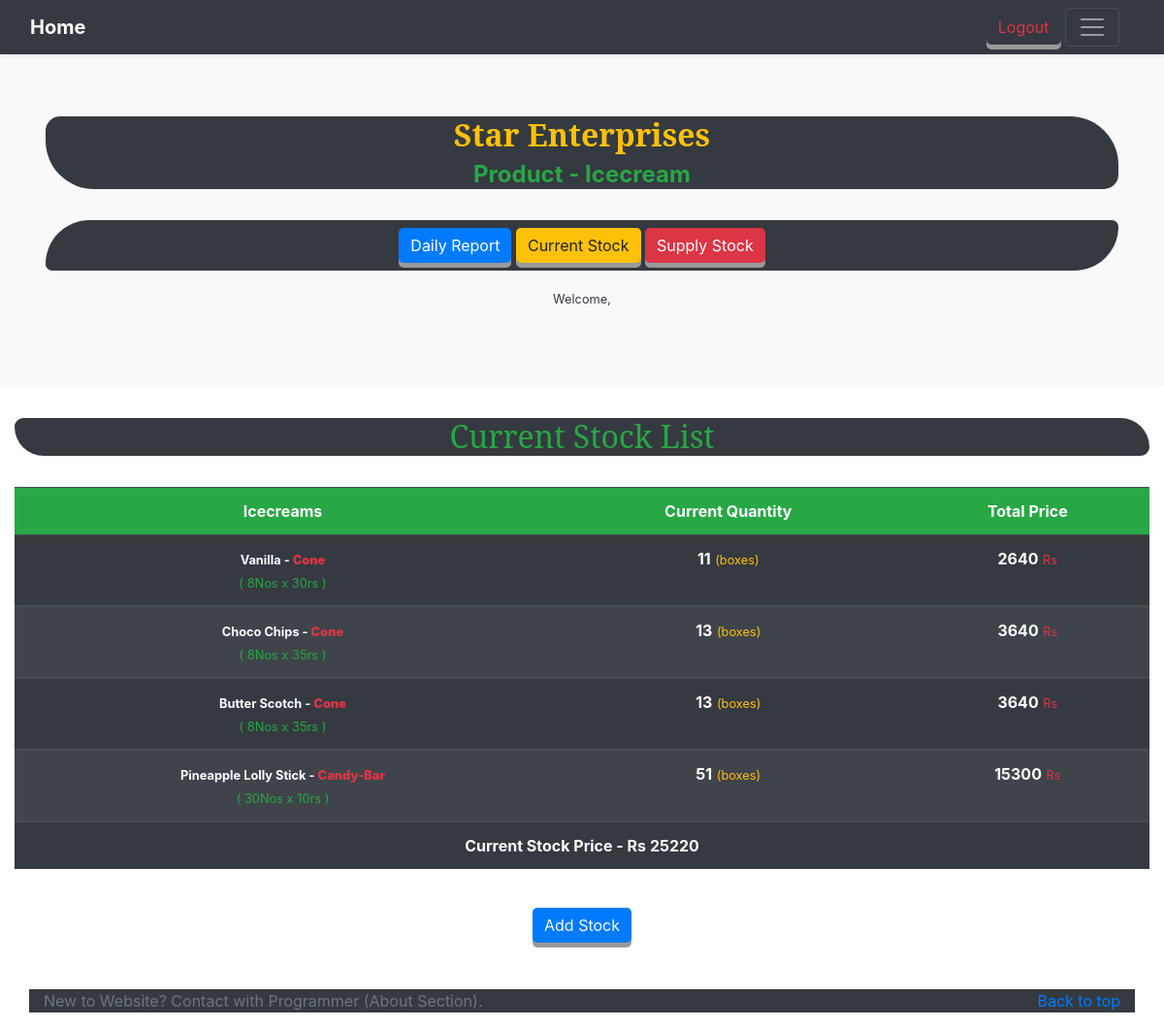
The page /current_stock/ (signed in) on the database as committed earlier.
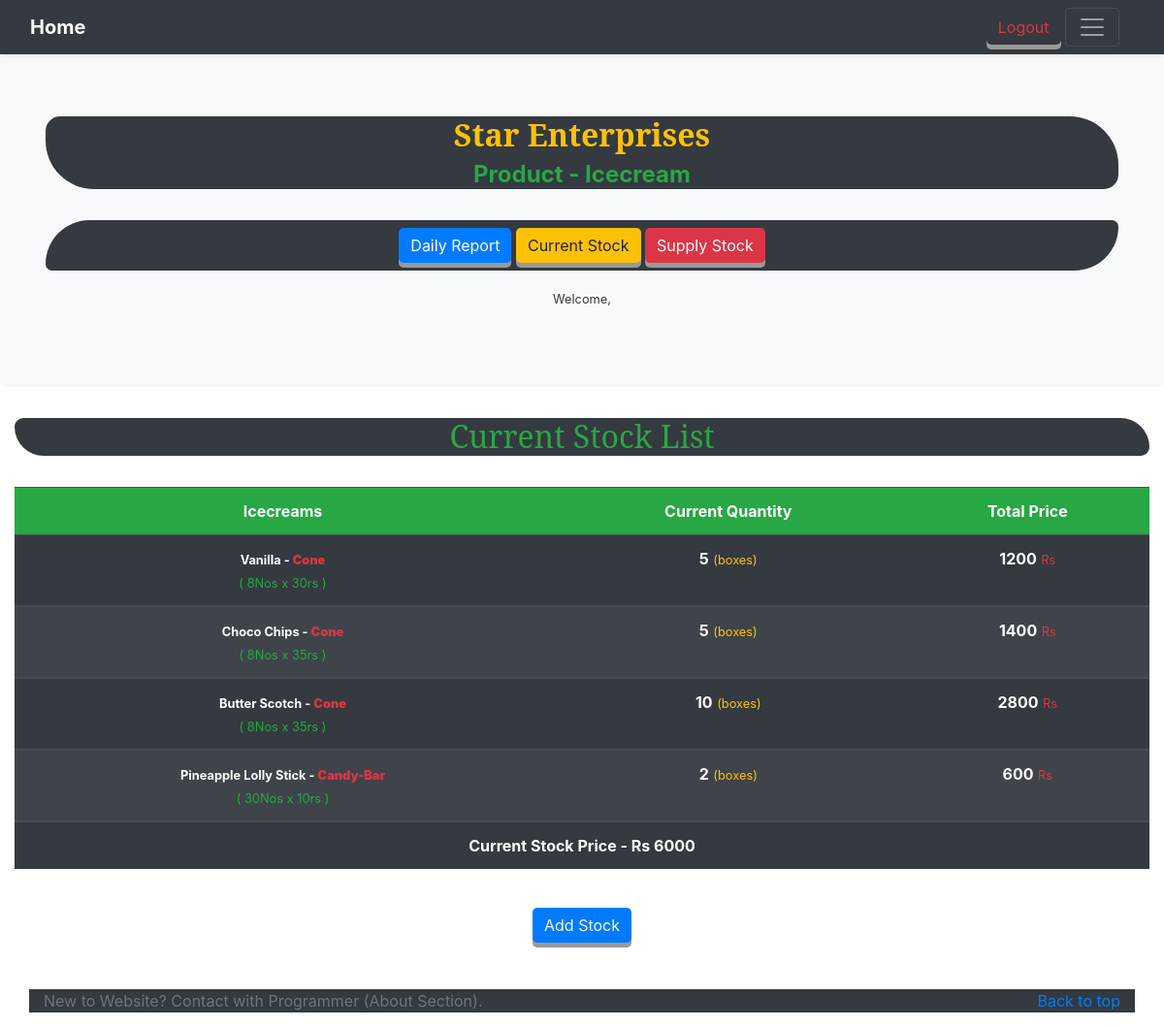
The same page on the database as committed later.
### stock_app/models.py (models this page shows, shortened)
class Total( models.Model ):
    icecream       = models.OneToOneField( Icecream, on_delete=models.PROTECT )
    total_boxes    = models.PositiveSmallIntegerField( default=0 )
    class Meta:
        verbose_name        = 'Total Stock'
        verbose_name_plural = 'Total Stocks'
    @property
    def current_boxes_price( self ):
        return self.icecream.per_box_price * self.total_boxes

class Icecream( models.Model ):
    CATEGORIES = (
                   ('Cup',  'Cup Type'),
                   ('Cone', 'Cone Type'),
                   ('Candy-Bar', 'Candy Bar Type'),
                   ('Choco-Bar', 'Choco Bar Type'),
                 )
    flavour_name    = models.CharField( max_length=30 )
    per_piece_price = models.PositiveSmallIntegerField()
    per_box_pieces  = models.PositiveSmallIntegerField()
    category        = models.CharField( choices=CATEGORIES, max_length=15 )
    @property
    def per_box_price( self ):
        return self.per_piece_price * self.per_box_pieces

### stock_app/views.py (the view)
# urls.py: path('current_stock/', CurrentStockView.as_view(), name='current_stock' )
class CurrentStockView( LoginRequiredMixin, ListView ):
    model               = Total
    template_name       = 'current_stock_list.html'
    context_object_name = 'current_stock_list'
    _total = None
    def get_queryset( self ):
        self._total = Total.objects.filter( total_boxes__gt=0 )
        return self._total
    def get_context_data( self,**kwargs ):
        context               = super( CurrentStockView, self )\
                                     .get_context_data( **kwargs )
        context['current_stock_total_price'] = sum([
                                            x.current_boxes_price
                                            for x in self._total
                                          ])
        return context

### stock_app/templates/current_stock_list.html (shortened to what this page needs)
{% extends 'base_template.html' %}
{% block body_head %}
  <h2 class='divBg text-success bg-dark'>Current Stock List</h2>
  {% if messages %}
    <br>
    <div class="container text-center messages bg-success">
        {% for message in messages %}
          <b class="text-white">{{ message }}</b>
        {% endfor %}
    </div>
    <br>
  {% else %}
    <br>
  {% endif %}
  <div class='table-responsive'>
    <table class='table table-striped table-dark'>
      {% if current_stock_list %}
        <tr class='bg-success text-white'>
          <th style='padding-left:50px;
                     padding-right:50px;
                     vertical-align:middle'>
             Icecreams
           </th>
          <th>Current Quantity</th>
          <th>Total Price</th>
        </tr>
        {% for current_stock in current_stock_list reversed %}
          <tr>
            <td>
              <small>
                <b>
                  {{ current_stock.icecream.flavour_name }} -
                  <b class='text-danger'>
                    {{ current_stock.icecream.category }}
                  </b>
                </b>
              </small>
              <br>
              <small class='text-success'>
                ( {{ current_stock.icecream.per_box_pieces }}Nos x
                  {{ current_stock.icecream.per_piece_price }}rs )
              </small>
            </td>
            <td>
              <b>{{ current_stock.total_boxes }}</b>
              <small class='text-warning'>(boxes)</small>
            </td>
            <td>
              <b>{{ current_stock.current_boxes_price }}</b>
              <small class='text-danger'>Rs</small>
            </td>
          </tr>
        {% endfor %}
        <tr class='bg-dark'>
          <th colspan='3'>
            Current Stock Price - Rs {{ current_stock_total_price }}
          </th>
        </tr>
      {% else %}
        <div class='container text-center'>
          <br><br><br>
            <h1 class='text-danger'>No Current Stock Left</h1>
          <br><br><br>
        </div>
      {% endif %}
    </table>
  </div>
  <div class='text-center'>
    <br>
    <a href="{% url 'stock_create' %}#mainDiv"
       class='btn btn-primary text-light'>Add Stock
    </a>
    <br>
    <br>
  </div>
{% endblock body_head %}

### templates/base_template.html (shortened to what this page needs)
<!DOCTYPE html>
<html>
  <head>
      {% load static %}
      <link rel="stylesheet" href="https://maxcdn.bootstrapcdn.com/bootstrap/4.5.2/css/bootstrap.min.css">
  </head>
  <body>
    <header>
      <div class="navbar navbar-dark bg-dark shadow-sm">
        <div class="container-fluid d-flex justify-content-between">
          <strong>
            <a class="navbar-brand d-flex align-items-center"
               href="{% url 'entry_list' %}">
              Home
            </a>
          </strong>
          <div class="col-4 d-flex justify-content-end align-items-center">
			{% if user.is_authenticated %}
            <a class="btn btn-outline-danger align-items-center"
               href="{% url 'logout' %}">
                Logout
            </a> &nbsp;
            {% else %}
            <a class="btn btn-outline-light align-items-center"
               href="{% url 'login'%}">
                Login
              </a> &nbsp;
			{% endif %}
            <button class="navbar-toggler collapsed" type="button" data-toggle="collapse" data-target="#navbarHeader" aria-controls="navbarHeader" aria-expanded="false" aria-label="Toggle navigation">
              <span class="navbar-toggler-icon"></span>
            </button>
          </div>
        </div>
      </div>
    </header>
    <main role='main'>
      <section class="jumbotron text-center bg-light">
          <div class="container-fluid">
            <div class='text-white bg-dark'
                 style='border-radius:15px 50px'>
              <h2>
                <b class='text-warning'>Star Enterprises</b>
              </h2>
              <h4 class='text-success'>
                <b>Product - Icecream</b>
              </h4>
            </div>
            <br>
            <p class='bg-dark'
               style='border-radius:75px 11px'>
              <a href="{% url 'entry_list' %}#mainDiv"
                 class="btn btn-primary my-2">
                Daily Report
              </a>
              <a href="{% url 'current_stock' %}#mainDiv"
                 class="btn btn-warning my-2">
                Current Stock
              </a>
              <a href="{% url 'supply_app:choose_customer_record' %}#mainDiv"
                 class="btn btn-danger my-2">
                Supply Stock
              </a>
            </p>
            <p>
              {% if user.is_authenticated %}
                <small class="text text-dark">
                  Welcome,
                </small>
              {% else %}
                <small class="text text-dark">Welcome</small>
              {% endif %}
            </p>
          </div>
      </section>
    </main>
    <div class="text-center" id='mainDiv'>
      <div class='container-fluid text-center'>
        {% block body_head %}
        {% endblock body_head %}
      </div>
    </div>
    <br>
    <footer class="text-muted">
      <div class="container bg-dark">
        <p class="float-right">
          <a href="#">Back to top</a>
        </p>
        <p>New to Website? Contact with Programmer (About Section).</p>
      </div>
    </footer>
  </body>
</html>

Rows that differ between the two databases and show on the page:
changed Total "Vanilla": total_boxes "11" → "5"; current_boxes_price "2640" → "1200"
changed Total "Choco Chips": total_boxes "13" → "5"; current_boxes_price "3640" → "1400"
changed Total "Butter Scotch": total_boxes "13" → "10"; current_boxes_price "3640" → "2800"
changed Total "Pineapple Lolly Stick": total_boxes "51" → "2"; current_boxes_price "15300" → "600"
Other text that changed with them:
{{ current_stock_total_price }}: "25220" → "6000"
